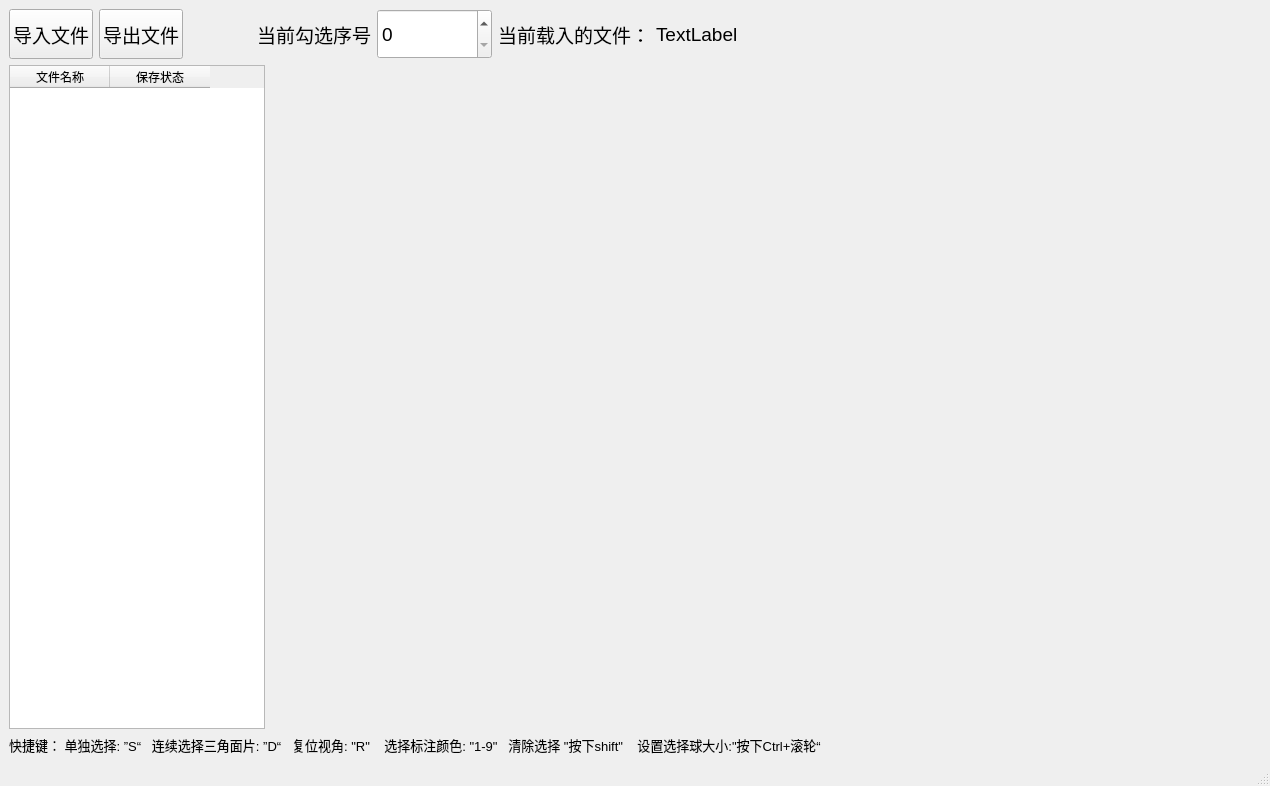
<?xml version="1.0" encoding="UTF-8"?>
<ui version="4.0">
 <class>MainWindow</class>
 <widget class="QMainWindow" name="MainWindow">
  <property name="geometry">
   <rect>
    <x>0</x>
    <y>0</y>
    <width>1270</width>
    <height>786</height>
   </rect>
  </property>
  <property name="windowTitle">
   <string>MainWindow</string>
  </property>
  <widget class="QWidget" name="centralwidget">
   <layout class="QVBoxLayout" name="verticalLayout">
    <property name="leftMargin">
     <number>9</number>
    </property>
    <property name="topMargin">
     <number>9</number>
    </property>
    <property name="rightMargin">
     <number>9</number>
    </property>
    <item>
     <layout class="QHBoxLayout" name="horizontalLayout">
      <item>
       <widget class="QPushButton" name="inputFile_btn">
        <property name="minimumSize">
         <size>
          <width>0</width>
          <height>50</height>
         </size>
        </property>
        <property name="font">
         <font>
          <pointsize>14</pointsize>
         </font>
        </property>
        <property name="text">
         <string>导入文件</string>
        </property>
       </widget>
      </item>
      <item>
       <widget class="QPushButton" name="outPut_btn">
        <property name="minimumSize">
         <size>
          <width>0</width>
          <height>50</height>
         </size>
        </property>
        <property name="font">
         <font>
          <pointsize>14</pointsize>
         </font>
        </property>
        <property name="text">
         <string>导出文件</string>
        </property>
       </widget>
      </item>
      <item>
       <spacer name="horizontalSpacer_2">
        <property name="orientation">
         <enum>Qt::Horizontal</enum>
        </property>
        <property name="sizeType">
         <enum>QSizePolicy::Preferred</enum>
        </property>
        <property name="sizeHint" stdset="0">
         <size>
          <width>68</width>
          <height>20</height>
         </size>
        </property>
       </spacer>
      </item>
      <item>
       <widget class="QLabel" name="label">
        <property name="font">
         <font>
          <pointsize>14</pointsize>
         </font>
        </property>
        <property name="text">
         <string>当前勾选序号</string>
        </property>
       </widget>
      </item>
      <item>
       <widget class="QSpinBox" name="spinBox">
        <property name="minimumSize">
         <size>
          <width>115</width>
          <height>50</height>
         </size>
        </property>
        <property name="font">
         <font>
          <pointsize>14</pointsize>
         </font>
        </property>
        <property name="maximum">
         <number>9</number>
        </property>
       </widget>
      </item>
      <item>
       <widget class="QLabel" name="label_2">
        <property name="font">
         <font>
          <pointsize>14</pointsize>
         </font>
        </property>
        <property name="text">
         <string>当前载入的文件：</string>
        </property>
       </widget>
      </item>
      <item>
       <widget class="QLabel" name="fileName_label">
        <property name="font">
         <font>
          <pointsize>14</pointsize>
         </font>
        </property>
        <property name="text">
         <string>TextLabel</string>
        </property>
       </widget>
      </item>
      <item>
       <spacer name="horizontalSpacer">
        <property name="orientation">
         <enum>Qt::Horizontal</enum>
        </property>
        <property name="sizeHint" stdset="0">
         <size>
          <width>40</width>
          <height>20</height>
         </size>
        </property>
       </spacer>
      </item>
     </layout>
    </item>
    <item>
     <layout class="QHBoxLayout" name="horizontalLayout_2">
      <item>
       <widget class="MyTableWidget" name="tableWidget">
        <property name="sizePolicy">
         <sizepolicy hsizetype="Preferred" vsizetype="Expanding">
          <horstretch>0</horstretch>
          <verstretch>0</verstretch>
         </sizepolicy>
        </property>
        <property name="minimumSize">
         <size>
          <width>100</width>
          <height>20</height>
         </size>
        </property>
        <column>
         <property name="text">
          <string>文件名称</string>
         </property>
        </column>
        <column>
         <property name="text">
          <string>保存状态</string>
         </property>
        </column>
       </widget>
      </item>
      <item>
       <widget class="QVTKWidget" name="qvtkWidget" native="true">
        <property name="sizePolicy">
         <sizepolicy hsizetype="Expanding" vsizetype="Expanding">
          <horstretch>0</horstretch>
          <verstretch>0</verstretch>
         </sizepolicy>
        </property>
       </widget>
      </item>
     </layout>
    </item>
    <item>
     <widget class="QLabel" name="label_3">
      <property name="font">
       <font>
        <pointsize>10</pointsize>
       </font>
      </property>
      <property name="text">
       <string>快捷键： 单独选择: ”S“   连续选择三角面片: ”D“   复位视角: &quot;R&quot;    选择标注颜色: &quot;1-9&quot;   清除选择 &quot;按下shift&quot;    设置选择球大小:&quot;按下Ctrl+滚轮“</string>
      </property>
     </widget>
    </item>
   </layout>
  </widget>
  <widget class="QMenuBar" name="menubar">
   <property name="geometry">
    <rect>
     <x>0</x>
     <y>0</y>
     <width>1270</width>
     <height>22</height>
    </rect>
   </property>
  </widget>
  <widget class="QStatusBar" name="statusbar"/>
 </widget>
 <customwidgets>
  <customwidget>
   <class>QVTKWidget</class>
   <extends>QWidget</extends>
   <header>QVTKWidget.h</header>
  </customwidget>
  <customwidget>
   <class>MyTableWidget</class>
   <extends>QTableWidget</extends>
   <header>UI/mytablewidget.h</header>
  </customwidget>
 </customwidgets>
 <resources/>
 <connections/>
</ui>
